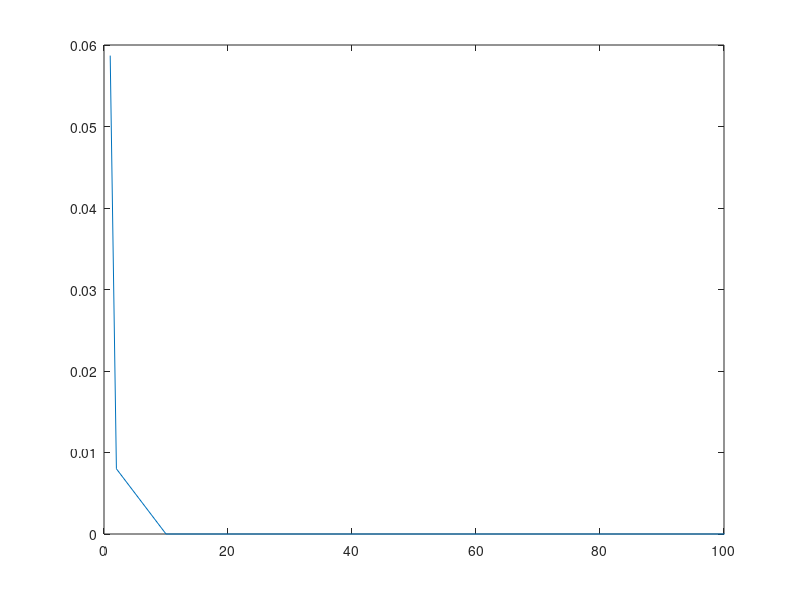

This chart was generated by the following MATLAB code:
L=1000;
N=1;
h = randn(L,N) + 1i*randn(L,N);
power_profile = exp(-0.5*[0:L-1].^2)';
power_profile = repmat(power_profile,1,N);
h = abs(h).*power_profile;

H = zeros(L,L);
last_ind = 1;
z = 1;
for n = 1:L
    for k = last_ind:-1:1
        H(n,z) = h(k);
        z = z +1;
    end
    z = 1;
    last_ind = last_ind + 1;
end
H_inv = inv(H);
BER_temp = [];
Eb = 1;
No = [1 0.5 0.1 0.05 0.01 0.005 0.001];
L=1000;
N=1;
h = randn(L,N) + 1i*randn(L,N);
power_profile = exp(-0.5*[0:L-1])';
power_profile = repmat(power_profile,1,N);
h = abs(h).*power_profile;

H = zeros(L,L);
last_ind = 1;
z = 1;
for n = 1:L
    for k = last_ind:-1:1
        H(n,z) = h(k);
        z = z +1;
    end
    z = 1;
    last_ind = last_ind + 1;
end
H_inv = inv(H);
BER_temp = [];
Eb = 1;
No = [1 0.5 0.1 0.05 0.01 0.005 0.001];
BER = [];
for nn = No
    N = sqrt(nn/2)*randn(L,1);
    for i = 1:10        %we will calculate the BER 10 times for each noise
        valid_vals = setdiff(-1:1, 0);
        x = valid_vals( randi(length(valid_vals), L, 1) ); %stream of bits transmitted
        
        y = H*x' + N;        %recieved
        
        x_rec = H_inv*y;     %recieved bits plus noise
        D = zeros(size(x_rec));
        for k = 1:L
            if x_rec(k) <= 0
                D(k)= -1 ;
            else
                D(k) = 1;
            end
        end
        
        n = 0;
        for k = 1:L
            if D(k) ~= x(k)
                n = n + 1;
            end
        end
        
        
        BER_temp = [BER_temp n/L];
    end
    BER = [BER mean(BER_temp)];
    BER_temp = [];
end

plot(Eb./No , BER)
xlim([0 100])